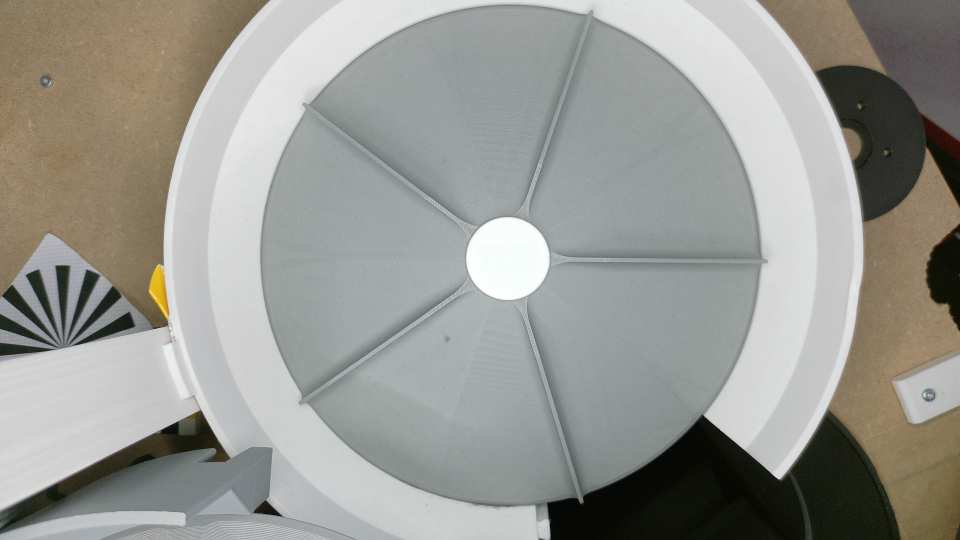
#> input picture software/sorter/backend/tests/fixtures/c4_wall_phase/empty_rotor.jpg, 960 x 540 px
$ python -i finder.py   (imports and definitions only)   (older library calls are emulated)
#> lines starting #> are read from the running program, lines starting #| are printed output that depends on the picture; after the words box and inside, x2 and y2 are one past the last pixel; in counts of white or black regions, pixels touching at a corner belong together
"""Finding a channel's ring in its camera's pictures.

Every channel is a turning disc with fixed walls around it, seen from above:
its hub, its rim and the walls are circles about one center, and its pieces
ride a narrow band at the rim. So:

- The center is where the most edges point, counted only when they point there
  from many directions (pieces and other clutter point from one side).
- The rim is the first strong circular edge outward from the hub, and, given
  pictures over time, the circle where the change from one picture to the next
  stops: inside it the disc turns and pieces come and go, outside it the walls
  stand still.
- The channel watches everything a piece can be on: from well inside the rim
  out past the wall's outer edge, cut back to the rim at the exit, where the
  opening shows the next channel.

The zones' angles stay where they were on that band (re-anchored to the new
center); with nothing saved, they come from ``defaultZones``.
"""

from __future__ import annotations

import math
import warnings
from dataclasses import dataclass, field, replace
from typing import Sequence

import cv2
import numpy as np

from .model import ChannelZones, Ring, Span

WORK_W = 640
_SECTORS = 8
_ANGLES = 720

# The area a channel watches, as shares of the rim's radius: inward to where no
# piece rests, outward to the wall's outer edge (a little past it), and at
# least this far when the picture shows no such edge.
RING_INNER = 0.4
WALL_MARGIN = 1.05
RING_OUTER_MIN = 1.35
# On C2 and C3 the area starts just outside the hub, the raised cap in the
# middle, fitted as a circle of its own: from the camera it looks shifted
# against the rotor's edge. Looked for between these shares of the rim.
HUB_RANGE = (0.1, 0.45)
HUB_MARGIN = 1.04
# Fitted circles count when at least FIT_POINTS edge points, this share of the
# directions that stay in the picture, lie on them, missing by at most this
# many working pixels.
FIT_POINTS = 30
FIT_SHARE = 0.5
FIT_MISS = 1.5
# The exit is the opening in the wall. Where the wall stands, the rotor's edge
# is a dark line with light on both sides (the disc, and the wall's top);
# where the wall is open the outside is open too, and the line is no valley.
# The opening is a run of the rim this wide where the valley is under this
# share of the wall's, between stretches of wall. Pieces seen to fall pick the
# run (the one they fell in, within FALL_NEAR_DEG); without them, the run
# nearest the old exit's middle (within PRIOR_NEAR_DEG) is taken.
OPENING_VALLEY = 0.4
OPENING_DEG = (15, 100)
WALL_VALLEY_MIN = 8.0
FALL_NEAR_DEG = 20.0
PRIOR_NEAR_DEG = 45.0
# Each end of the opening is the wall's end face: a sharp straight line from
# the rim outward. Found at the rim, an end can be far off: the valley is read
# in whole degrees; where the camera sees an end face at an angle, the face is
# dark where the rim's line would be and reads as opening; and the opening
# runs on to where the rim leaves the picture. A line is where the picture
# changes most across the angle, summed from just past the rim out to the
# area's outer edge over the radii the picture shows (at least EDGE_RADII),
# and sharp where that stands EDGE_SHARPNESS times above its median and
# EDGE_PROMINENCE times above its median on each side within EDGE_LOCAL_DEG
# (a face's shading changes as much over degrees, and is no line). Through
# the opening the next channel shows, with sharp lines of its own (its parts
# stand still while the machine is paused); the end faces bound them. So each
# end is the sharp line furthest from the opening's middle on its side, out
# to EDGE_PAST_DEG past the valley's end (the valley stops a degree or so
# short of a face; further out, a guide bar's far side or the wall's own
# texture can make sharp lines); an end the picture does not show stays
# where it was. On the classification channel, whose exit no valley finds,
# the drawn exit's ends move the same way.
EDGE_PAST_DEG = 2.5
EDGE_STEP_DEG = 0.05
EDGE_SHARPNESS = 6.0
EDGE_RADII = 5
# A line is the sharpest change within EDGE_PEAK_DEG of itself.
EDGE_PEAK_DEG = 0.5
EDGE_PROMINENCE = 3.0
EDGE_LOCAL_DEG = 2.0


@dataclass(frozen=True)
class Found:
    zones: ChannelZones
    center_score: float
    rim_score: float
    frames: int
    notes: list[str] = field(default_factory=list)

    # [108 lines left out: functions report, defaultZones, findZones, not called in this run]


# ---------------------------------------------------------------------------
# The center
# ---------------------------------------------------------------------------


def _edgeField(img: np.ndarray) -> tuple[np.ndarray, np.ndarray, np.ndarray]:
    """Per pixel, the gradient of whichever Lab channel changes most there, so
    a coloured rim on a coloured wall counts as much as grey on white."""
    lab = cv2.cvtColor(img, cv2.COLOR_BGR2LAB).astype(np.float32)
    gx = np.zeros(img.shape[:2], np.float32)
    gy = np.zeros(img.shape[:2], np.float32)
    best = np.zeros(img.shape[:2], np.float32)
    for c in range(3):
        channel = cv2.GaussianBlur(lab[:, :, c], (0, 0), 1.5)
        dx = cv2.Sobel(channel, cv2.CV_32F, 1, 0, ksize=3)
        dy = cv2.Sobel(channel, cv2.CV_32F, 0, 1, ksize=3)
        mag = dx * dx + dy * dy
        take = mag > best
        best = np.where(take, mag, best)
        gx = np.where(take, dx, gx)
        gy = np.where(take, dy, gy)
    return gx, gy, np.sqrt(best)


def _findCenter(img: np.ndarray) -> tuple[tuple[float, float], float]:
    h, w = img.shape[:2]
    gx, gy, mag = _edgeField(img)
    threshold = float(np.percentile(mag, 88))
    ys, xs = np.nonzero(mag > threshold)
    if len(xs) > 50000:
        pick = np.random.default_rng(0).choice(len(xs), 50000, replace=False)
        ys, xs = ys[pick], xs[pick]
    ux = gx[ys, xs] / (mag[ys, xs] + 1e-6)
    uy = gy[ys, xs] / (mag[ys, xs] + 1e-6)
    weight = np.minimum(mag[ys, xs] / max(threshold, 1e-6), 3.0)
    # Short votes come from the small circles of studs and pieces.
    dists = np.arange(0.08 * w, math.hypot(w, h) * 0.8, 2, dtype=np.float32)
    acc = np.zeros((_SECTORS, h, w), np.float32)
    for sign in (1.0, -1.0):
        dx, dy = sign * ux, sign * uy
        sector = ((np.arctan2(dy, dx) + math.pi) / (2 * math.pi) * _SECTORS).astype(np.int32) % _SECTORS
        px = xs[:, None] + dx[:, None] * dists[None, :]
        py = ys[:, None] + dy[:, None] * dists[None, :]
        ok = (px >= 0) & (px < w) & (py >= 0) & (py < h)
        np.add.at(
            acc,
            (np.broadcast_to(sector[:, None], px.shape)[ok], py[ok].astype(np.int32), px[ok].astype(np.int32)),
            np.broadcast_to(weight[:, None], px.shape)[ok],
        )
    for s in range(_SECTORS):
        acc[s] = cv2.GaussianBlur(acc[s], (0, 0), 4)
        top = float(acc[s].max())
        if top > 0:
            acc[s] /= top
    # A center is seen from many directions: score it by its better half of
    # the directions, so clutter on one side cannot win.
    score = np.sort(acc, axis=0)[_SECTORS // 2 :].mean(axis=0)
    y, x = np.unravel_index(int(np.argmax(score)), score.shape)
    return (float(x), float(y)), float(score[y, x])


# ---------------------------------------------------------------------------
# The rim
# ---------------------------------------------------------------------------


# [51 lines left out: functions _polar, _edgeProfile, _motionProfile, _peaks, not called in this run]


# Across machines the rim sits between these shares of the picture's shorter
# side: hubs are well inside it, and the stator's outer edge is the other
# strong circle in it, always further out than the rim.
RIM_RANGE = (0.3, 0.75)


# [97 lines left out: functions _findRim, _fitCircle, _trimmedCircle, _fullMedian, not called in this run]


def _angleAround(center: tuple[float, float], point: tuple[float, float]) -> float:
    return math.degrees(math.atan2(point[1] - center[1], point[0] - center[0])) % 360.0


# [168 lines left out: functions _findOpening, _onTheEdges, _radialChange, _findWall, findInChild, not called in this run]


# [9 lines not run here, left out]

>>> import cv2
>>> picture = cv2.imread('../tests/fixtures/c4_wall_phase/empty_rotor.jpg')
#> picture is the input picture: shape (540, 960, 3); mean B, G, R 147.4, 152.8, 152.1
>>> result = _findCenter(picture)
#> in _edgeField, `lab = cv2.cvtColor(img, cv2.COLOR_BGR2LAB).astype(np.float32)`:
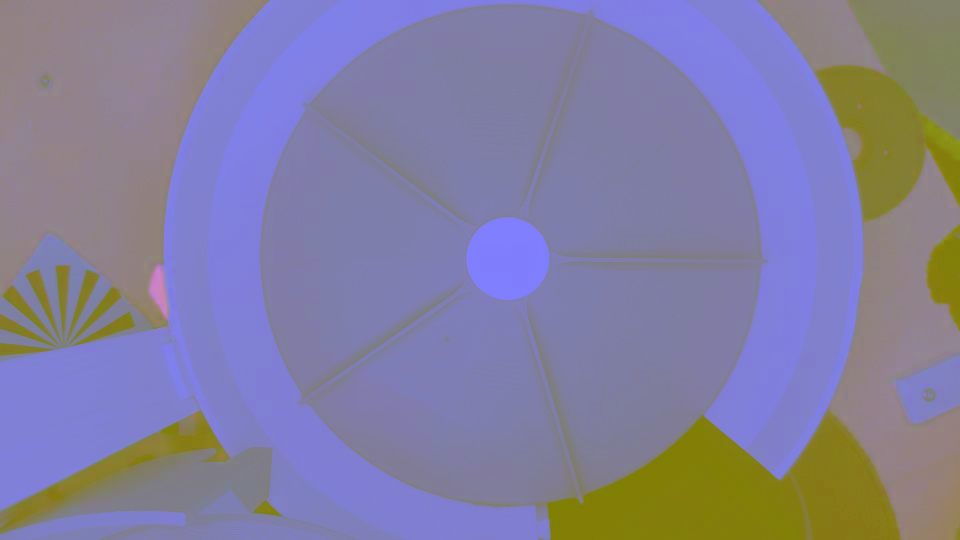
#> lab: shape (540, 960, 3) float32; mean B, G, R 158.7, 127.3, 131.1
#> the loop in _edgeField, `for c in range(3):` made 3 passes
#> pass 1, in _edgeField, `dx = cv2.Sobel(channel, cv2.CV_32F, 1, 0, ksize=3)`:
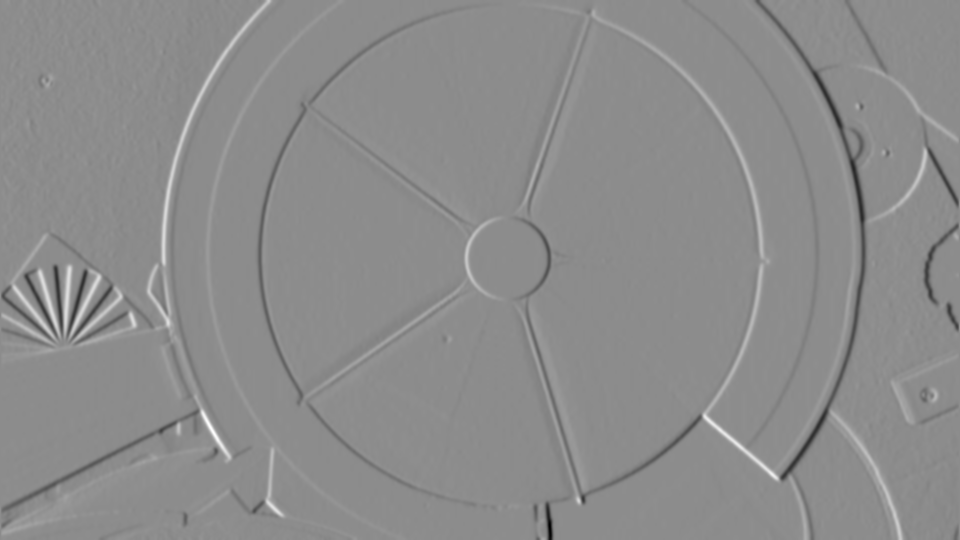
#> dx: shape (540, 960) float32; min -370.4, max 301.2, mean -0.6; drawn with min black and max white
#> pass 1, in _edgeField, `dy = cv2.Sobel(channel, cv2.CV_32F, 0, 1, ksize=3)`:
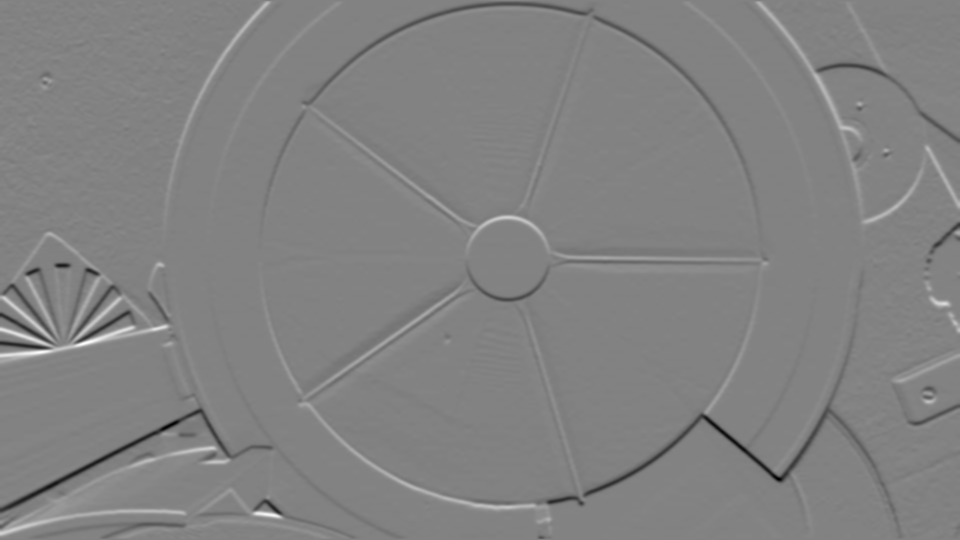
#> dy: shape (540, 960) float32; min -324.6, max 309.3, mean -0.9; drawn with min black and max white
#> after the loop in _edgeField, `for c in range(3):`:
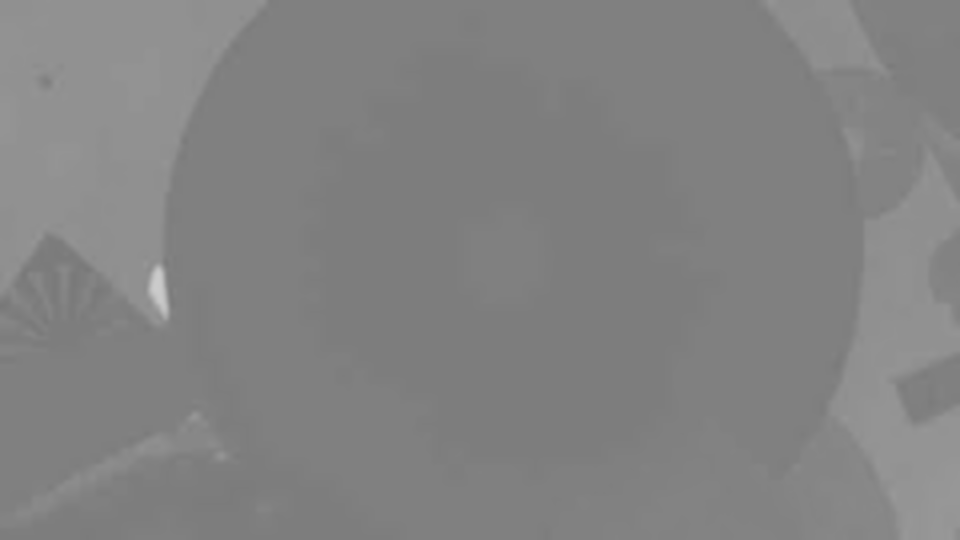
#> channel: shape (540, 960) float32; min 120.3, max 204, mean 130.9
#> after the loop in _edgeField, `for c in range(3):`:
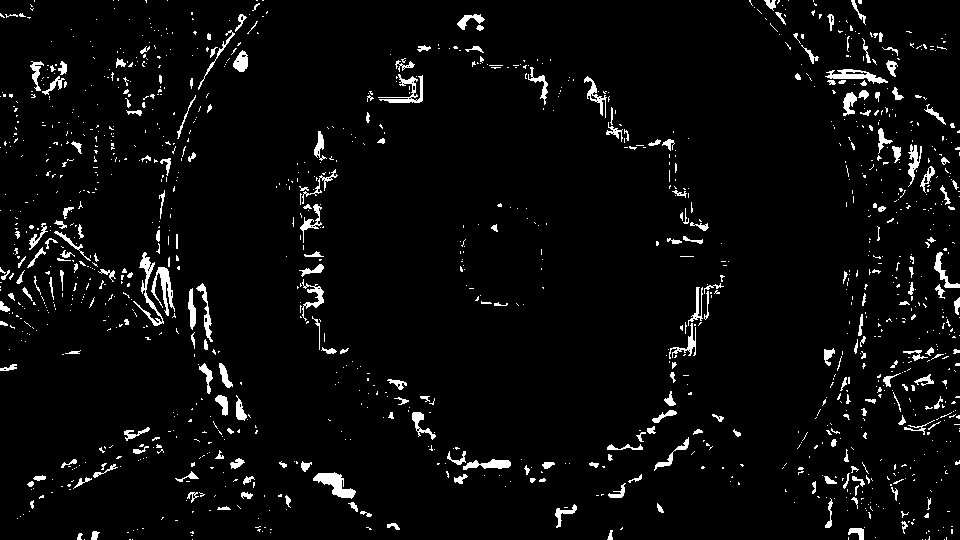
#> take: shape (540, 960) bool; 4.2% white; 1281 white regions (1046 under 20 px), largest, box (x1, y1, x2, y2) and area: (313, 472, 356, 499) 516, (133, 252, 164, 326) 451, (151, 267, 175, 316) 444
#> in _findCenter, `gx, gy, mag = _edgeField(img)`:
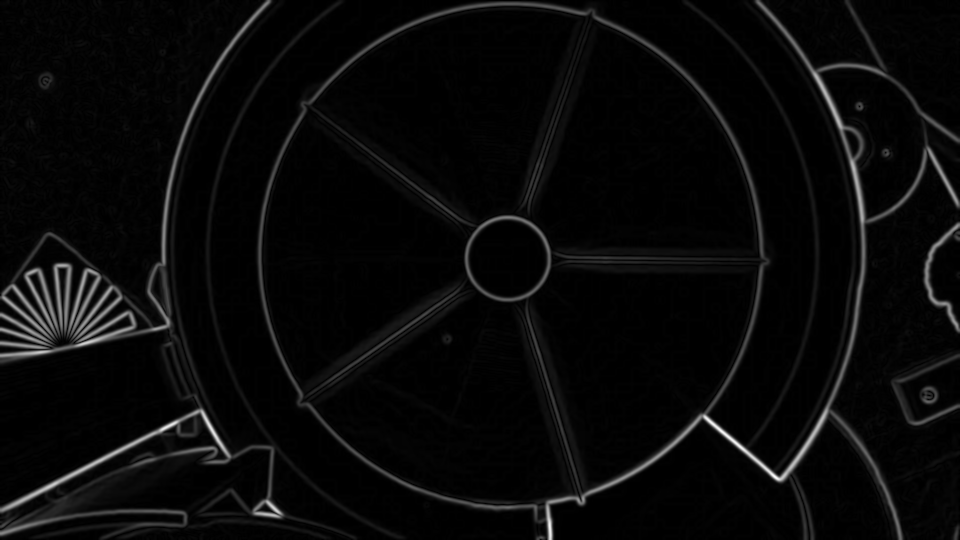
#> mag: shape (540, 960) float32; min 0, max 385.6, mean 14.2; drawn with min black and max white
#> in _findCenter, `threshold = float(np.percentile(mag, 88))`: threshold = 26.3
#> the loop in _findCenter, `for s in range(_SECTORS):` made 8 passes
#> top on passes 1 to 8: 132.3, 69.78, 49.43, 98.32, 124.7, 70.59, 61.6, 155.1
#> in _findCenter, `score = np.sort(acc, axis=0)[_SECTORS // 2 :].mean(axis=0)`:
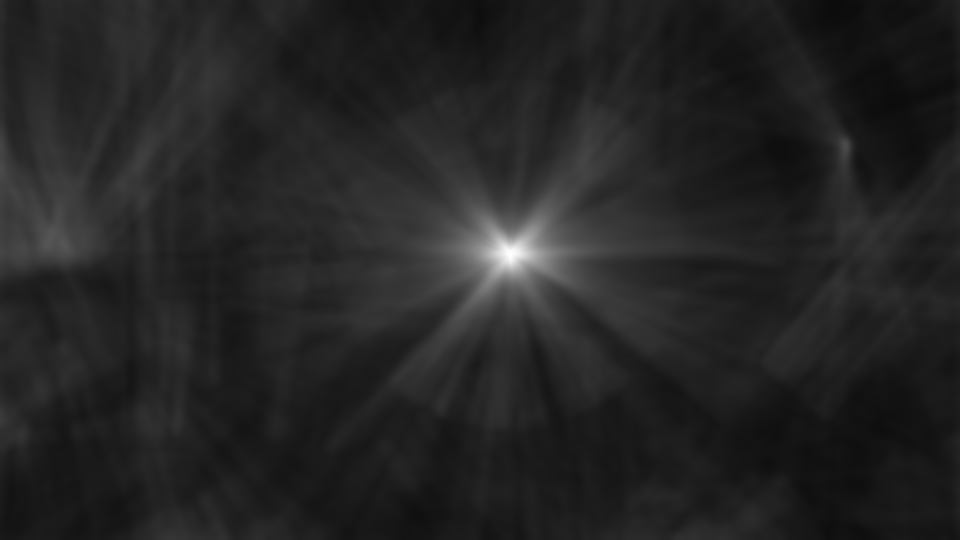
#> score: shape (540, 960) float32; min 0.0461, max 0.995, mean 0.144
#> in _findCenter, `y, x = np.unravel_index(int(np.argmax(score)), score.shape)`: y = 255; x = 510
#> result = ((510, 255), 0.995)
